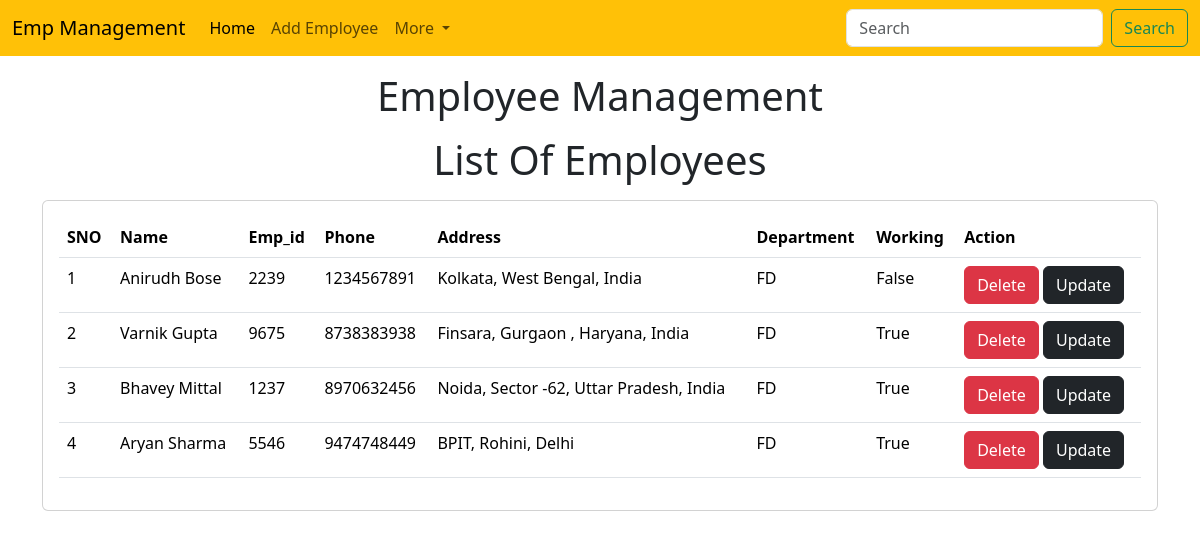
The page /emp/home/ on the database its author committed.
### emp/models.py (models this page shows)
class Emp(models.Model):
    name=models.CharField(max_length=200)
    emp_id=models.CharField(max_length=10)
    phone=models.CharField(max_length=10)
    address=models.CharField(max_length=200)
    department=models.CharField(max_length=10)
    working=models.BooleanField(default=True)

### emp/views.py (the view)
# urls.py: path('home/',emp_home),
def emp_home(request):
    emps=Emp.objects.all()
    return render(request,"emp/home.html",{ 'Employees':emps})

### templates/emp/home.html (shortened to what this page needs)
<!doctype html>
<html lang="en">
  <head>
    <link href="https://cdn.jsdelivr.net/npm/bootstrap@5.3.2/dist/css/bootstrap.min.css" rel="stylesheet">
  </head>
  <body>
    {% include 'emp/navbar.html' %}
    <h1 class="text-center my-3">Employee Management</h1>
    <h1 class="text-center my-3">List Of Employees</h1>
    <div class="container">
        <div class="row">
            <div class="col-md-12">
                <div class="card">
                    <div class="card-body">
                        <table class="table">
                            <thead>
                              <tr>
                                <th scope="col">SNO</th>
                                <th scope="col">Name</th>
                                <th scope="col">Emp_id</th>
                                <th scope="col">Phone</th>
                                <th scope="col">Address</th>
                                <th scope="col">Department</th>
                                <th scope="col">Working</th>
                                <th scope="col">Action</th>
                              </tr>
                            </thead>
                            <tbody>
                              {% for e in Employees %}
                              <tr>
                                   <td>{{forloop.counter}}</td>
                                   <td>{{e.name}}</td>
                                   <td>{{e.emp_id}}</td>
                                   <td>{{e.phone}}</td>
                                   <td>{{e.address}}</td>
                                   <td>{{e.department}}</td>
                                   <td>{{e.working}}</td>
                                   <td>
                                    <a href="/emp/delete-emp/{{e.id}}" class=" btn btn-danger btn sm">Delete</a>
                                    <a href="/emp/update-emp/{{e.id}}" class=" btn btn-dark btn sm">Update</a>
                                   </td>
                              </tr>
                              {% endfor %}
                            </tbody>
                          </table>
                    </div>
                </div>
            </div>
        </div>
    </div>
  </body>
</html>

### templates/emp/navbar.html (shortened to what this page needs)
<nav class="navbar navbar-expand-lg bg-warning">
    <div class="container-fluid">
      <a class="navbar-brand" href="#">Emp Management</a>
      <div class="collapse navbar-collapse" id="navbarSupportedContent">
        <ul class="navbar-nav me-auto mb-2 mb-lg-0">
          <li class="nav-item">
            <a class="nav-link active" aria-current="page" href="/emp/home/">Home</a>
          </li>
          <li class="nav-item">
            <a class="nav-link" href="/emp/add-emp">Add Employee</a>
          </li>
          <li class="nav-item dropdown">
            <a class="nav-link dropdown-toggle" href="#" role="button" data-bs-toggle="dropdown" aria-expanded="false">
              More
            </a>
          </li>
        </ul>
        <form class="d-flex" role="search">
          <input class="form-control me-2" type="search" placeholder="Search" aria-label="Search">
          <button class="btn btn-outline-success" type="submit">Search</button>
        </form>
      </div>
    </div>
  </nav>

### rows shown on the page
Emp: name "Anirudh Bose", emp_id "2239", phone "1234567891", address "Kolkata, West Bengal, India", department "FD", working "False"
Emp: name "Varnik Gupta", emp_id "9675", phone "8738383938", address "Finsara, Gurgaon , Haryana, India", department "FD", working "True"
Emp: name "Bhavey Mittal", emp_id "1237", phone "8970632456", address "Noida, Sector -62, Uttar Pradesh, India", department "FD", working "True"
Emp: name "Aryan Sharma", emp_id "5546", phone "9474748449", address "BPIT, Rohini, Delhi", department "FD", working "True"
